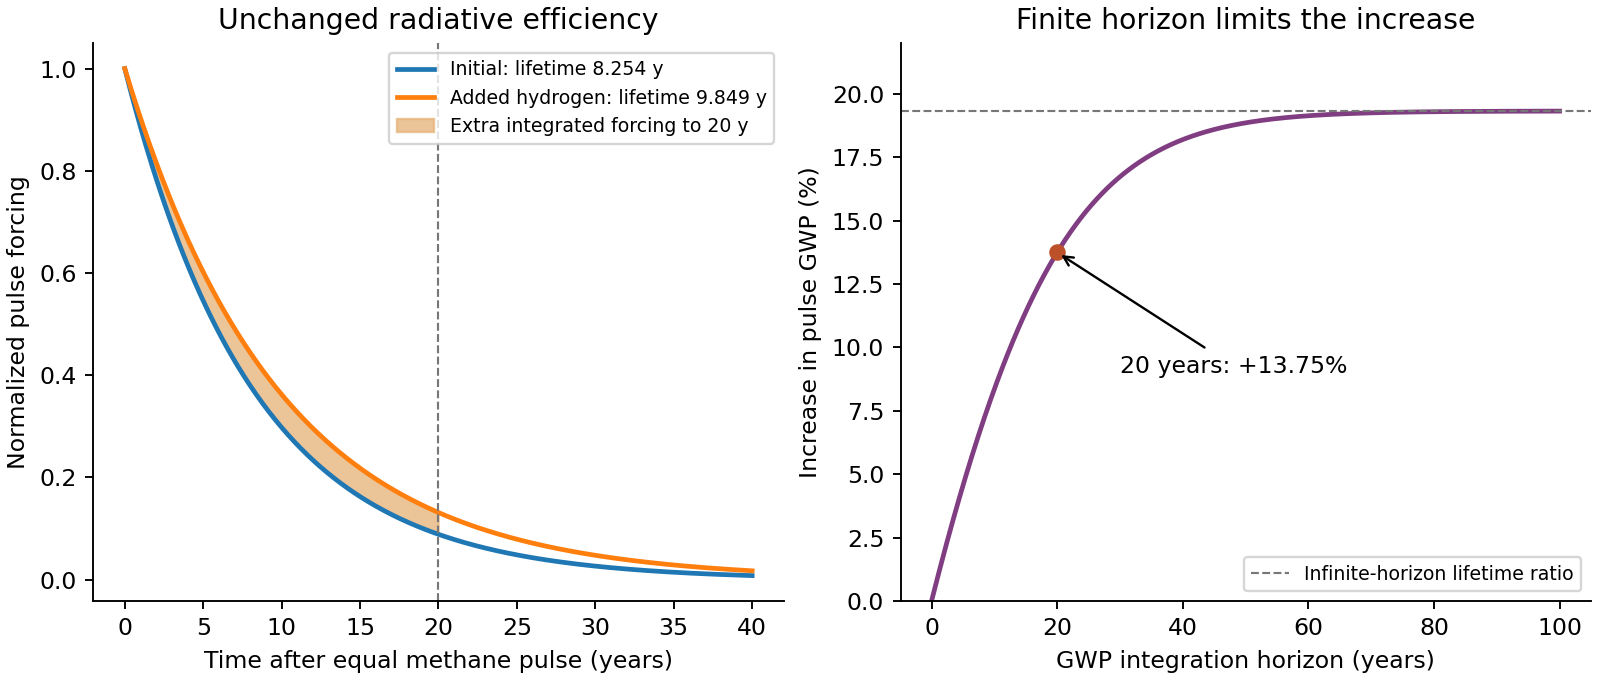

Recreate this plot in Python.
"""Original analytic explanatory figure; Python 3.14, NumPy and Matplotlib.
Run in the desired output directory. No examination figure or external image used.
"""
import numpy as np
import matplotlib
matplotlib.use("Agg")
import matplotlib.pyplot as plt
plt.rcParams.update({"font.size": 10, "axes.spines.top": False, "axes.spines.right": False})
t0=8.253968253968253
t1=9.849206349206348
t=np.linspace(0,40,700)
fig,axs=plt.subplots(1,2,figsize=(9.4,4),layout='constrained')
y0=np.exp(-t/t0);y1=np.exp(-t/t1)
axs[0].plot(t,y0,label='Initial: lifetime 8.254 y',lw=2)
axs[0].plot(t,y1,label='Added hydrogen: lifetime 9.849 y',lw=2)
axs[0].fill_between(t,y0,y1,where=t<=20,color='#e6b67d',alpha=.8,label='Extra integrated forcing to 20 y')
axs[0].axvline(20,color='#777777',ls='--',lw=.9)
axs[0].set(xlabel='Time after equal methane pulse (years)',ylabel='Normalized pulse forcing',title='Unchanged radiative efficiency')
axs[0].legend(fontsize=8)
h=np.linspace(.1,100,600)
r=t1*(-np.expm1(-h/t1))/(t0*(-np.expm1(-h/t0)))
axs[1].plot(h,100*(r-1),lw=2,color='#803d81')
axs[1].plot(20,13.7483975,'o',color='#bb5029')
axs[1].annotate('20 years: +13.75%',(20,13.7483975),(30,9),arrowprops=dict(arrowstyle='->'))
axs[1].axhline(100*(t1/t0-1),color='#777777',ls='--',lw=.9,label='Infinite-horizon lifetime ratio')
axs[1].set(xlabel='GWP integration horizon (years)',ylabel='Increase in pulse GWP (%)',title='Finite horizon limits the increase',ylim=(0,22))
axs[1].legend(fontsize=8,loc='lower right')
fig.savefig('paper-id-methane-lifetime.png',dpi=170,facecolor='white')
